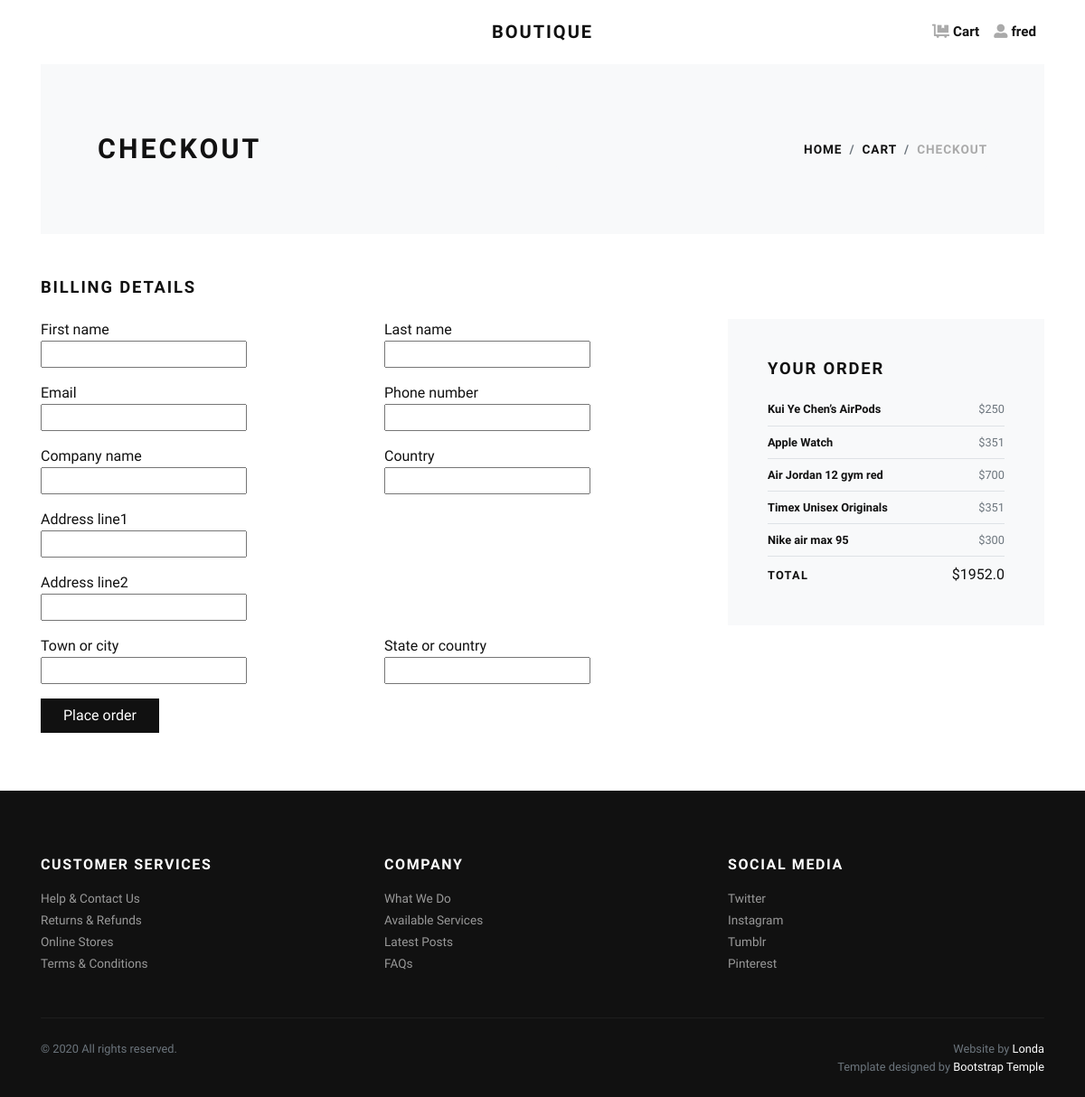
The page /Cart/Address/ (signed in) on the database as committed earlier.
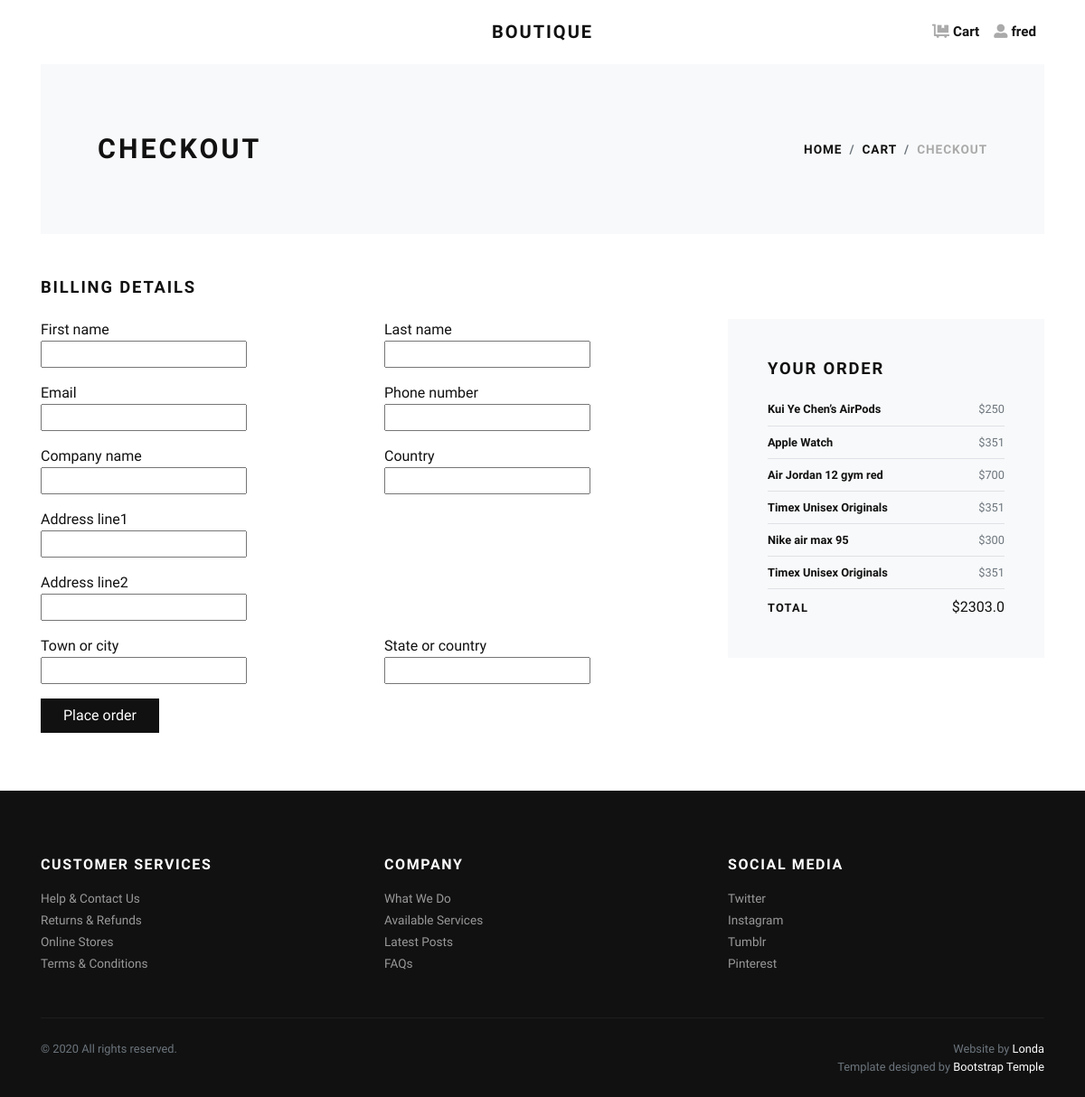
The same page on the database as committed later.
### Cart/models.py (models this page shows, shortened)
class Order(models.Model):
    user = models.ForeignKey(User, null=True, on_delete=models.CASCADE)
    product = models.ForeignKey(Product, on_delete=models.CASCADE)
    quantity = models.IntegerField()
    total_price = models.FloatField()
    complete = models.BooleanField()

### Store/models.py (models this page shows, shortened)
class Product(models.Model):
    thumbnail = models.ImageField(upload_to='Product_thumbnail')
    name = models.CharField(max_length=60)
    description = models.TextField()
    specifications = models.TextField(default='Product Specs')
    price = models.IntegerField()
    quantity = models.IntegerField()
    SKU = models.IntegerField()
    category = models.ForeignKey(Categories, on_delete=models.CASCADE, null=True, blank=True)
    subcategory = models.ManyToManyField(Subcategories)
    trending = models.BooleanField(default=False)

### Cart/views.py (the view, shortened to what this page needs)
# urls.py: path('Address/', BillingAdressView, name='checkout'),
@login_required
def BillingAdressView(request):
    total = 0
    orders_qs = Order.objects.filter(user=request.user)
    for orders in orders_qs:
        total = total + orders.total_price
    form = BillingForm()
    context = {
        'Total': total,
        'Orders': orders_qs,
        'form': form
    }
    return render(request, 'Cart/checkout.html', context)

### Cart/forms.py
class BillingForm(forms.ModelForm):
    class Meta:
        model = BillingDetails
        fields = [
            'first_name',
            'last_name',
            'email',
            'phone_number',
            'company_name',
            'country',
            'address_line1',
            'address_line2',
            'town_or_city',
            'state_or_country'
        ]

### Cart/templates/Cart/checkout.html (shortened to what the changed rows need)
{% extends 'Cart/base.html' %}
{% load static %}
{% block content %}
  <div class="container">
        <section class="py-5 bg-light">
          <div class="container">
            <div class="row px-4 px-lg-5 py-lg-4 align-items-center">
              <div class="col-lg-6">
                <h1 class="h2 text-uppercase mb-0">Checkout</h1>
              </div>
            </div>
          </div>
        </section>
        <section class="py-5">
          <h2 class="h5 text-uppercase mb-4">Billing details</h2>
          <div class="row">
            <div class="col-lg-4">
              <div class="card border-0 rounded-0 p-lg-4 bg-light">
                <div class="card-body">
                  <ul class="list-unstyled mb-0">
                    {% for order in Orders %}
                    <li class="d-flex align-items-center justify-content-between"><strong class="small font-weight-bold">{{ order.product.name }}</strong><span class="text-muted small">${{ order.product.price }}</span></li>
                    <li class="border-bottom my-2"></li>
                    {% endfor %}
                    <li class="d-flex align-items-center justify-content-between"><strong class="text-uppercase small font-weight-bold">Total</strong><span>${{ Total }}</span></li>
                  </ul>
                </div>
              </div>
            </div>
          </div>
        </section>
  </div>
      <link rel="stylesheet" href="https://use.fontawesome.com/releases/v5.7.1/css/all.css">
{% endblock content %}

Rows that differ between the two databases and show on the page:
added Order: product.name "Timex Unisex Originals", product.price "351"
Other text that changed with them:
{{ Total }}: "1952.0" → "2303.0"
